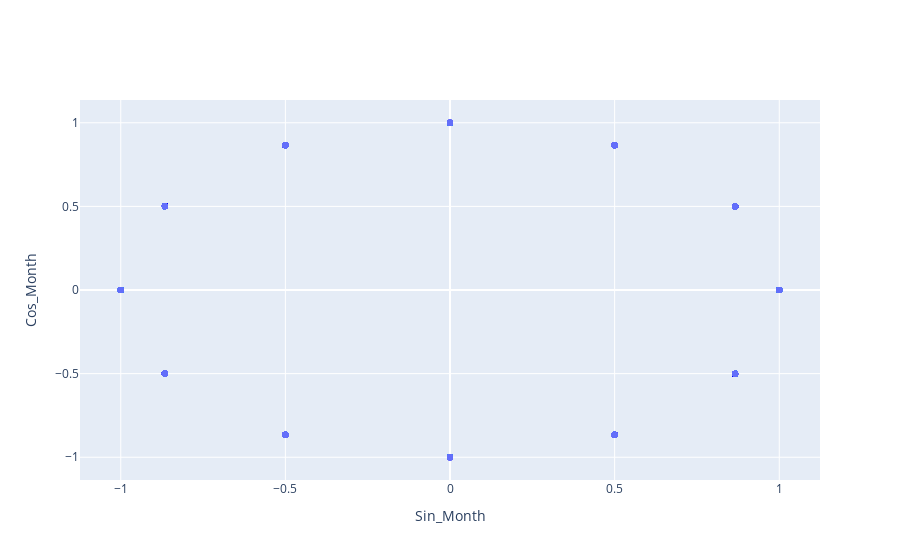

Notebook code cell kept with this figure:
### Markdown cell above
Since, month is a temporal feature which is categorized and cyclical feature, a specific encoding was implemented.  Cyclical features such as days or months of the year are treated as cyclical in the sense that their values display a cyclical pattern and are encoded as polar coordinates.

With the polar representation, it was possible to assign different values for every moment in time while also hold on to the cyclical similarities and differences. After the months are enoded to numbers (1 to 12), the formulas for the cyclical-polar encoding, which two new features will arise, are the following:

$$ month_{\cos }=\cos \left(\frac{2 \pi \times month}{\max (month)}\right)$$

$$ month_{\sin }=\sin \left(\frac{2 \pi \times  month}{\max (month)}\right) $$

### Code cell
def month_to_int(df):
    months = ['Jan', 'Feb', 'Mar', 'Apr','May', 'Jun', 'Jul', 'Aug', 'Sep', 'Oct', 'Nov', 'Dec']
    df['Month_Int'] = df['Month']
    
    for i, month in enumerate(months):
        df['Month_Int'] = df['Month_Int'].replace(month, i+1)
        
    return pd.to_numeric(df["Month_Int"], downcast="float")
    
preprossed_data_df['Month_Int'] = month_to_int(preprossed_data_df)

# Normalize x values to match with the 0-2π cycle
preprossed_data_df["Month_Norm"] = 2 * np.pi * preprossed_data_df["Month_Int"] / preprossed_data_df["Month_Int"].max()
# Cos and sin features
preprossed_data_df["Cos_Month"] = np.cos(preprossed_data_df["Month_Norm"])
preprossed_data_df["Sin_Month"] = np.sin(preprossed_data_df["Month_Norm"])
# preprossed_data_df["CONFIRM"] = preprossed_data_df["Cos_Month"]**2 + preprossed_data_df["Sin_Month"]**2 # SHOULD BE ONE

# Plotting months in a cyclical enocding
import plotly.graph_objects as go
fig = go.Figure()
fig.add_trace(go.Scatter(y=preprossed_data_df.Cos_Month, x=preprossed_data_df.Sin_Month, mode="markers"))

fig.update_layout(yaxis = dict(title="Cos_Month"),
                  xaxis = dict(title="Sin_Month", scaleanchor = "x", scaleratio = 1))
fig.show()

### Figure 1 — Plotly figure (JSON) as saved in the notebook; plotly's stock layout.template omitted (floating-point values rounded to 4 significant figures; data arrays with more than 128 entries replaced by an {"elided": "..."} marker saying what was removed)
{"data": [{"mode": "markers", "type": "scatter", "x": {"elided": "7797 float values"}, "y": {"elided": "7797 float values"}}], "layout": {"xaxis": {"scaleanchor": "x", "scaleratio": 1, "title": {"text": "Sin_Month"}}, "yaxis": {"title": {"text": "Cos_Month"}}}}
